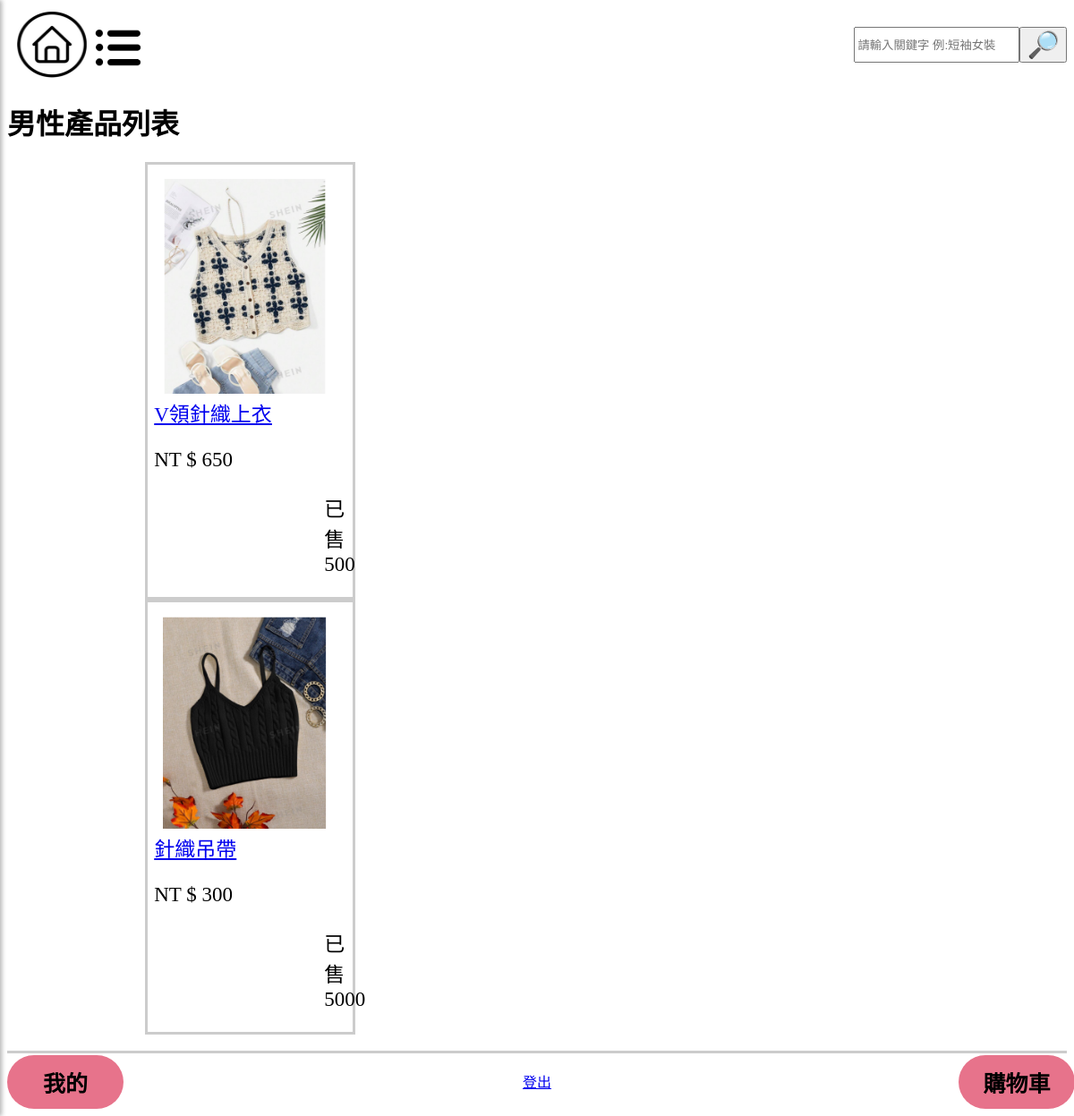
Page /man/ on the earlier database version.
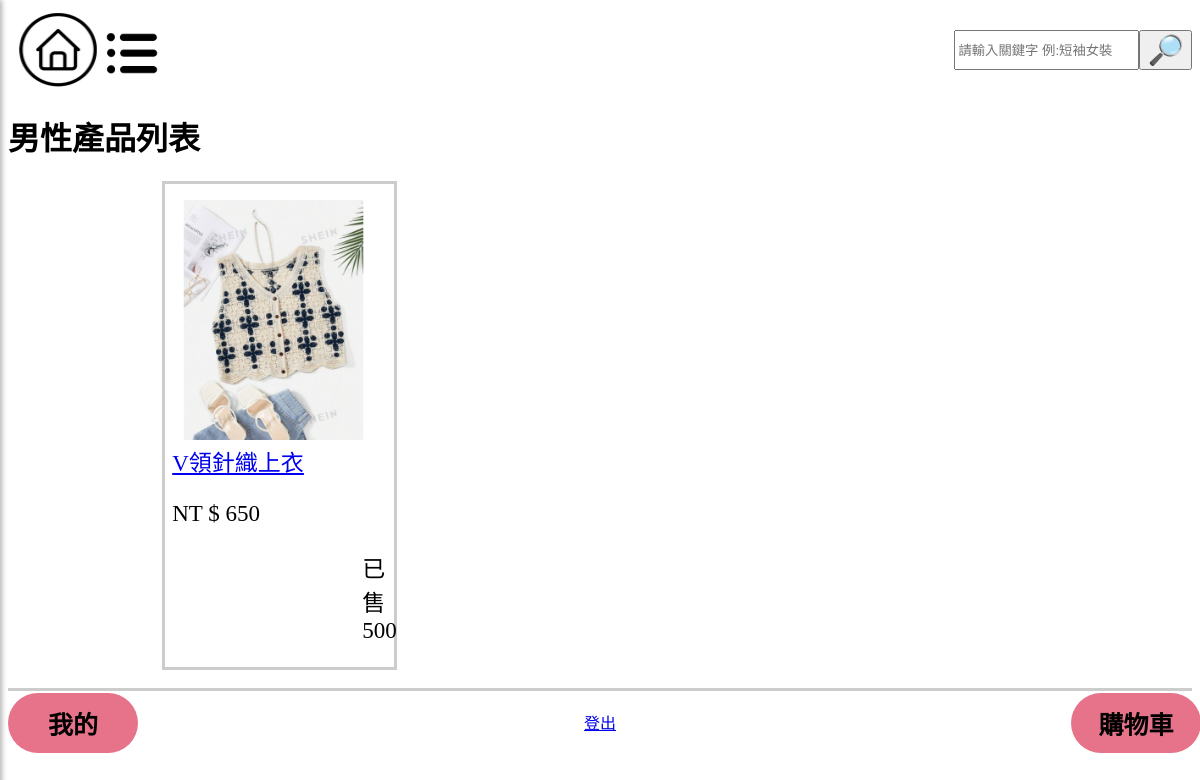
Same page on the later database version.
### mysite/models.py (models this page shows, shortened)
class Product(models.Model):
    name = models.CharField(max_length=100)
    image = models.ImageField(upload_to='product_images/', default='default.jpg')  # 定義默認值
    price = models.CharField(max_length=20,default='0')
    color = models.CharField(max_length=20,default='商品顏色')
    description = models.TextField()
    quantity = models.IntegerField(default=0)
    category = models.CharField(max_length=10,default="man")

### mysite/views.py (the view)
# urls.py: path('man/',mv.man,name="man"),
def man(request):
    mans_products = Product.objects.filter(category='man')
    return render(request, 'man.html', {'mans_products': mans_products})

### templates/man.html
{% extends "home.html" %}
{% load static %}
{% block content %}
    <h1>男性產品列表</h1>
    <link rel="stylesheet" href="{% static 'css/main.css' %}">
    <ul>
        {% if mans_products %}
        {% for product in mans_products %}
        <div class="fyp-b">
            {% if product.image %}
                <img id="fyp-p" src="{{ product.image.url }}" alt="{{ product.name }}">
            {% else %}
                <p>No image available</p>
            {% endif %}
            <div class="fyp-1t">
                <a href='/product/{{ product.id }}'>{{product.name }}</a>
                <p>NT $ {{ product.price }}</p>
                <p id="sell{{ forloop.counter }}">已售 {{ product.quantity }}</p>
            </div>
        </div>
        {% endfor %}
        {% else %}
        <li>目前沒有相關產品上架喔</li>
        {% endif %}
    </ul>
{% endblock %}

Differences in the rows shown:
no longer on this page (row edited): Product: image (picture), name "針織吊帶", price "300", quantity "5000"
